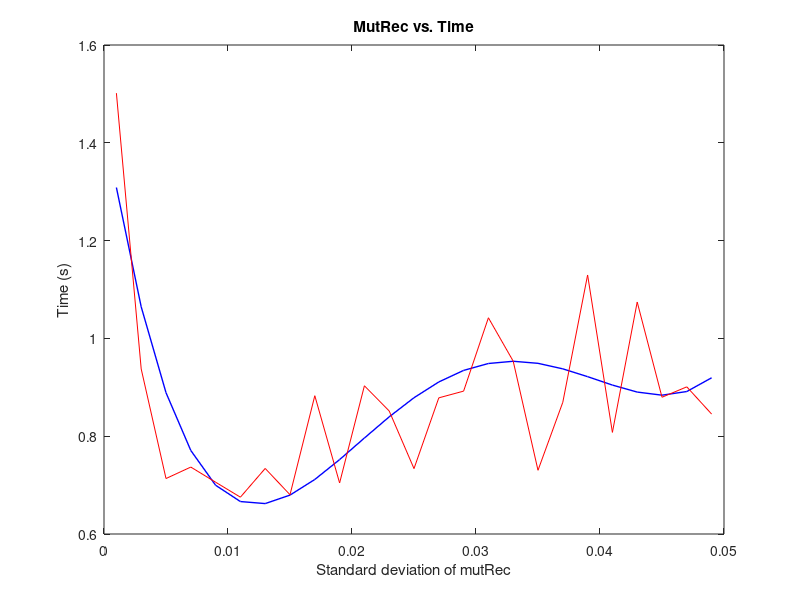

This figure's MATLAB source: (Note: this script raises an error after producing the figure.)
%% Don't touch this, these are the columns of 'results' where the parameter values are stored
clear all;
close all;

pIndex = 1;
mutIndex = 2;
mutRecIndex = 3;
nIndex = 4;
npIndex = 5;
ncIndex = 6;
itIndex = 7;
timeIndex = 8;

P = 0.5;
mut = 0.1;
mutRec = 0.01;
N = 24;
NP = 12;
NC = 24;


%% Uncomment the sweep you want to plot. Only works if you sweep one value at a time
%  otherwise you'll have to extract the rows where only one parameter
%  changes. For example for NP sweep:
% mMut = results( results(:, mutIndex) == mut, :);
% mMutRec = mMut( mMut(:, mutRecIndex) == mutRec, :);
% mMut_P = mMutRec( mMutRec(:, pIndex) == P, :);
% mMut_P_NC = mMut_P( mMut_P(:, ncIndex) == NC, :);
% NP_axis = mMut_P_NC(:, npIndex);
% NP_time = mMut_P_NC(:, timeIndex);
% figure;
% plot(NP_axis,NP_time);
% title('NP');

%% P sweep
% load('Psweep.mat');
% figure;
% x = results(:, pIndex);
% y = results(:, timeIndex);
% plot(x,y);
% title('P');
% 
% % add a polynomial fit
% y1 = results(:,itIndex);
% % y1 = results(:,timeIndex);
% 
% p = polyfit(x, y1, 5);
% y2 = polyval(p, x);
% plot(x, y2, 'b', 'Linewidth', 2);
% xlabel('Probability of Recombination');
% axis([min(x) max(x) min(y1) max(y1)]);
% % title('P vs. Time');
% % ylabel('Time (s)');
% title('P vs. # Iterations');
% ylabel('# Iterations ');
% 
% hold on;
% plot(x, y1, 'Color','r' );
% ax = gca;
% ax.FontSize = 12;     % set font size for axes labels


%% mut sweep
% load('sdMutsweep.mat');
% figure;
% x = results(:, mutIndex);
% % y = results(:, itIndex);
% % y = results(:, timeIndex);
% % plot(x,y);
% % title('mutation');
% 
% % add a polynomial fit
% y1 = results(:,itIndex);
% % y1 = results(:,timeIndex);
% 
% p = polyfit(x, y1, 5);
% y2 = polyval(p, x);
% plot(x, y2, 'b', 'Linewidth', 2);
% xlabel('Standard deviation of mutation');
% axis([min(x) max(x) min(y1) max(y1)]);
% % ylabel('Time (s)');
% % title('Mutation vs. Time');
% ylabel('# Iterations ');
% title('Mutation vs. # Iterations');
% 
% hold on;
% plot(x, y1, 'Color','r' );
% ax = gca;
% ax.FontSize = 12;     % set font size for axes labels


%% mutRec sweep
load('sdMutRecsweep.mat');
figure;
x = results(:, mutRecIndex);
% y = results(:, itIndex);
% y = results(:, timeIndex);
% plot(x,y);
% title('mutRec');

% add a polynomial fit
% y1 = results(:,itIndex);
y1 = results(:,timeIndex);

p = polyfit(x, y1, 4);
y2 = polyval(p, x);
plot(x, y2, 'b', 'Linewidth', 1);
xlabel('Standard deviation of mutRec');
% axis([min(x) max(x) min(y1) max(y1)]);
ylabel('Time (s)');
title('MutRec vs. Time');
% ylabel('# Iterations ');
% title('MutRec vs. # Iterations');

hold on;
plot(x, y1, 'Color','r' );
ax = gca;
ax.FontSize = 12;     % set font size for axes labels


%% Simple plotters, no curve fitting
% Mut sweep
% load('sdMutsweep.mat');
% figure;
% x = results(:, mutIndex);
% % y = results(:, itIndex);
% y = results(:, timeIndex);
% plot(x,y);
% title('mutation');

%% mutRec sweep
% load('MutRecsweep.mat');
% figure;
% mut_axis = results(:, mutRecIndex);
% mut_it = results(:, itIndex);
% plot(mut_axis,mut_it);
% title('mutation');

%% NC sweep
% load('NCsweep.mat');
% figure;
% NC_axis = results(:, ncIndex)
% NC_time = results(:, timeIndex)
% plot(NC_axis,NC_time);
% title('NC');

%% NP sweep
% load('NPsweep.mat');
% figure;
% NP_axis = results(:, npIndex);
% NP_time = results(:, timeIndex);
% plot(NP_axis,NP_time);
% title('NP');




